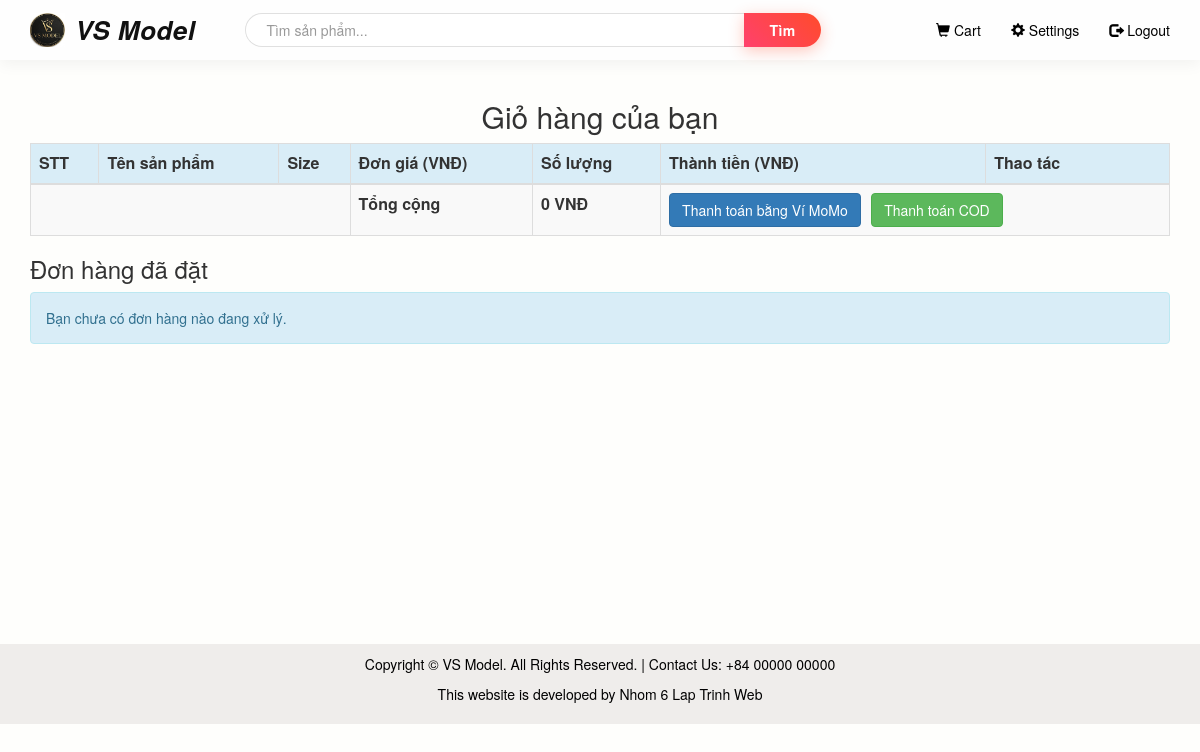
The app's page /cart.php (signed in), older data.
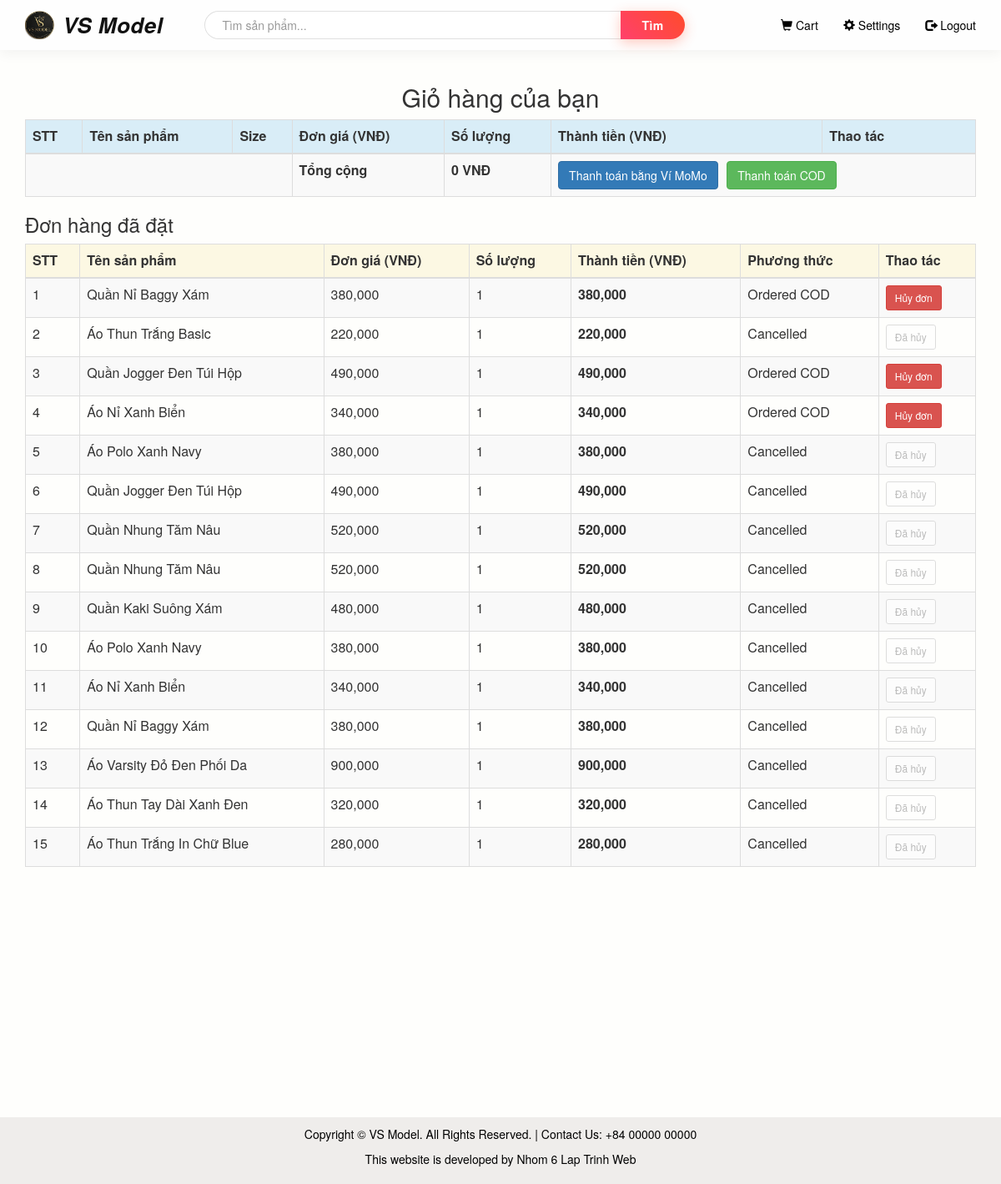
The same page, newer data.
### tables this page shows
CREATE TABLE `orders` (
  `id` int(11) NOT NULL,
  `user_id` int(11) NOT NULL,
  `total_amount` int(11) NOT NULL,
  `payment_method` varchar(50) NOT NULL,
  `status` varchar(50) DEFAULT 'Pending',
  `created_at` timestamp NOT NULL DEFAULT current_timestamp()
);

CREATE TABLE `items` (
  `id` int(11) NOT NULL,
  `name` varchar(255) NOT NULL,
  `price` int(11) NOT NULL,
  `discount_price` int(11) DEFAULT 0,
  `category` varchar(50) NOT NULL,
  `image` varchar(255) DEFAULT NULL
);

CREATE TABLE `order_details` (
  `id` int(11) NOT NULL,
  `order_id` int(11) NOT NULL,
  `product_id` int(11) NOT NULL,
  `size` varchar(10) NOT NULL,
  `quantity` int(11) NOT NULL,
  `price` int(11) NOT NULL
);

### cart.php (the view, shortened to what this page needs)
<?php
require 'connection.php';
$user_id = $_SESSION['id'];
$sum = 0;
$ordered_products_query = "SELECT o.id AS order_id, it.id AS item_id, it.name, od.price, od.quantity, o.status
                           FROM orders o
                           INNER JOIN order_details od ON o.id = od.order_id
                           INNER JOIN items it ON it.id = od.product_id
                           WHERE o.user_id = '$user_id'
                           ORDER BY o.id DESC";
$ordered_products_result = mysqli_query($con, $ordered_products_query) or die(mysqli_error($con));
$ordered_products = [];
while ($ordered_row = mysqli_fetch_array($ordered_products_result)) {
    $ordered_row['line_total'] = ((int)$ordered_row['price']) * ((int)$ordered_row['quantity']);
    $ordered_products[] = $ordered_row;
}
?>
<!DOCTYPE html>
<html lang="vi">
<head>
    <link rel="stylesheet" href="bootstrap/css/bootstrap.min.css" type="text/css">
    <link rel="stylesheet" href="css/style.css" type="text/css">
</head>
<body>
<div>
    <?php require 'header.php'; ?>
    <br>
    <div class="container">
        <h2 class="text-center">Giỏ hàng của bạn</h2>
        <table class="table table-bordered table-striped">
            <thead>
                <tr class="bg-info">
                    <th>STT</th>
                    <th>Tên sản phẩm</th>
                    <th>Size</th>
                    <th>Đơn giá (VNĐ)</th>
                    <th>Số lượng</th>
                    <th>Thành tiền (VNĐ)</th>
                    <th>Thao tác</th>
                </tr>
            </thead>
            <tbody>
                <tr class="bg-light">
                    <td colspan="3"></td>
                    <td><strong>Tổng cộng</strong></td>
                    <td><strong><?= number_format((int)$sum) ?> VNĐ</strong></td>
                    <td colspan="2">
                        <form action="momo_payment.php" method="POST" style="display:inline;">
                            <button type="submit" class="btn btn-primary">
                                Thanh toán bằng Ví MoMo
                            </button>
                        </form>
                        <form action="success.php" method="POST" style="display:inline; margin-left: 6px;">
                            <button type="submit" class="btn btn-success">Thanh toán COD</button>
                        </form>
                    </td>
                </tr>
            </tbody>
        </table>
        <h3>Đơn hàng đã đặt</h3>
        <?php if (empty($ordered_products)) { ?>
            <div class="alert alert-info">Bạn chưa có đơn hàng nào đang xử lý.</div>
        <?php } else { ?>
            <table class="table table-bordered table-striped">
                <thead>
                    <tr class="bg-warning">
                        <th>STT</th>
                        <th>Tên sản phẩm</th>
                        <th>Đơn giá (VNĐ)</th>
                        <th>Số lượng</th>
                        <th>Thành tiền (VNĐ)</th>
                        <th>Phương thức</th>
                        <th>Thao tác</th>
                    </tr>
                </thead>
                <tbody>
                    <?php $ordered_counter = 1; ?>
                    <?php foreach ($ordered_products as $ordered_row) { ?>
                        <tr>
                            <td><?= $ordered_counter ?></td>
                            <td><?= htmlspecialchars($ordered_row['name']) ?></td>
                            <td><?= number_format((int)$ordered_row['price']) ?></td>
                            <td><?= (int)$ordered_row['quantity'] ?></td>
                            <td><strong><?= number_format((int)$ordered_row['line_total']) ?></strong></td>
                            <td><?= htmlspecialchars($ordered_row['status']) ?></td>
                            <td>
                                <?php if ($ordered_row['status'] == 'Cancelled') { ?>
                                    <button class="btn btn-default btn-sm" disabled style="color: #999;">Đã hủy</button>
                                <?php } else { ?>
                                    <a href="order_cancel.php?id=<?= (int)$ordered_row['order_id'] ?>" class="btn btn-danger btn-sm" onclick="return confirm('Bạn có chắc muốn HỦY TOÀN BỘ hóa đơn này không?');">Hủy đơn</a>
                                <?php } ?>
                            </td>
                        </tr>
                        <?php $ordered_counter++; ?>
                    <?php } ?>
                </tbody>
            </table>
        <?php } ?>
    </div>
    <footer class="footer" style="margin-top: 280px;">
        <div class="container text-center">
            <p>Copyright &copy VS Model. All Rights Reserved. | Contact Us: +84 00000 00000</p>
                   <p>This website is developed by Nhom 6 Lap Trinh Web</p>
        </div>
    </footer>
</div>
</body>
</html>

Row changes from the older to the newer data that the page shows:
added orders: items.name "Quần Nỉ Baggy Xám", order_details.price "380,000", order_details.quantity "1", status "Ordered COD"
added orders: items.name "Áo Thun Trắng Basic", order_details.price "220,000", order_details.quantity "1", status "Cancelled", shows "Đã hủy"
added orders: items.name "Quần Jogger Đen Túi Hộp", order_details.price "490,000", order_details.quantity "1", status "Ordered COD"
added orders: items.name "Áo Nỉ Xanh Biển", order_details.price "340,000", order_details.quantity "1", status "Ordered COD"
added orders: items.name "Áo Polo Xanh Navy", order_details.price "380,000", order_details.quantity "1", status "Cancelled", shows "Đã hủy"
added orders: items.name "Quần Jogger Đen Túi Hộp", order_details.price "490,000", order_details.quantity "1", status "Cancelled", shows "Đã hủy"
added orders: items.name "Quần Nhung Tăm Nâu", order_details.price "520,000", order_details.quantity "1", status "Cancelled", shows "Đã hủy"
added orders: items.name "Quần Nhung Tăm Nâu", order_details.price "520,000", order_details.quantity "1", status "Cancelled", shows "Đã hủy"
added orders: items.name "Quần Kaki Suông Xám", order_details.price "480,000", order_details.quantity "1", status "Cancelled", shows "Đã hủy", items.name "Áo Polo Xanh Navy", order_details.price "380,000"
added orders: items.name "Áo Nỉ Xanh Biển", order_details.price "340,000", order_details.quantity "1", status "Cancelled", shows "Đã hủy", items.name "Quần Nỉ Baggy Xám", order_details.price "380,000"
added orders: items.name "Áo Varsity Đỏ Đen Phối Da", order_details.price "900,000", order_details.quantity "1", status "Cancelled", shows "Đã hủy", items.name "Áo Thun Tay Dài Xanh Đen", order_details.price "320,000", items.name "Áo Thun Trắng In Chữ Blue", order_details.price "280,000"
Text that changed along with them:
text no longer shown: "Bạn chưa có đơn hàng nào đang xử lý."
text now shown: "STT Tên sản phẩm Đơn giá (VNĐ) Số lượng Thành tiền (VNĐ) Phương thức Thao tác"
